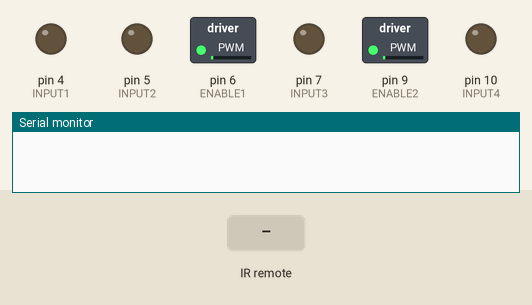
The sketch below on a simulated Arduino Uno, built with avr-gcc and run on an emulated ATmega328P. Parts: switched loads named in the sketch (green lamp = pin HIGH), output pins drawn as LEDs (lit = HIGH), the last lines printed to the serial monitor. Inputs (shaded band) come from the test bench.

Above: at 1.2 s.
1.3 s: infrared code 0xB946FF00 received
At 2.2 s:
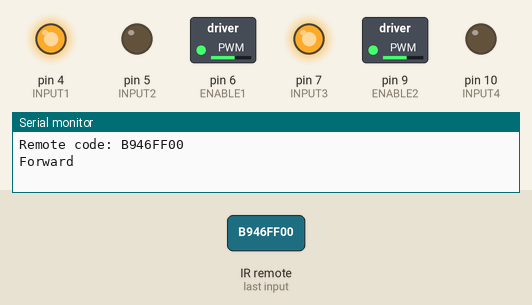
2.8 s: infrared code 0xEA15FF00 received
At 3.5 s:
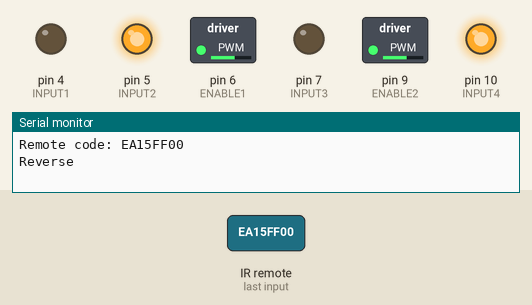
4.3 s: infrared code 0xBC43FF00 received
At 4.7 s:
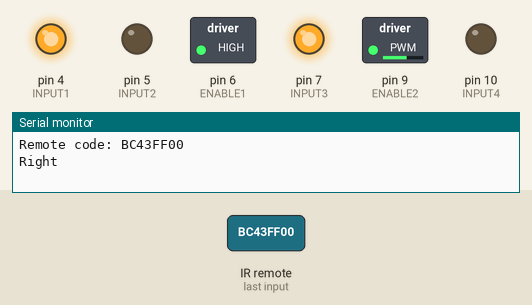
5.8 s: infrared code 0xBB44FF00 received
At 7.1 s:
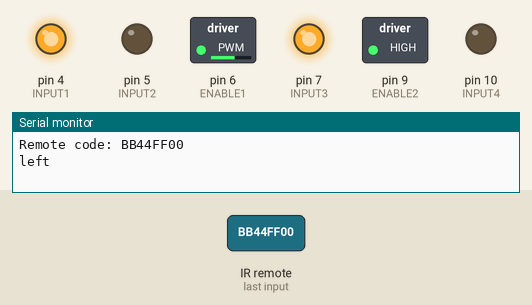
Timing chart, 0 to 8.3 s (numbered marks = the images above; inputs shaded):
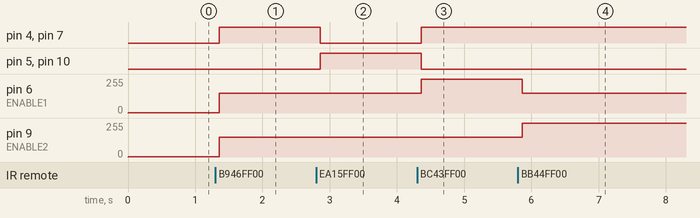

The sketch:

Experiment_4b_IR_Vehicle.ino
```cpp
// (licence header left out)
#include <IRremote.h>
//Remote code definitions
const long FORWARD = 0xB946FF00;
const long REVERSE = 0xEA15FF00;
const long RIGHT = 0xBC43FF00;
const long LEFT = 0xBB44FF00;
const long STOP = 0xBF40FF00;
const long LOW_SPEED = 0xE916FF00;
const long MEDIUM_SPEED = 0xE619FF00;
const long TOP_SPEED = 0xF20DFF00;
//pin assignments
const int RECEIVER = 12;
const int ENABLE1 = 6;
const int INPUT1 = 4;
const int INPUT2 = 5;
const int ENABLE2 = 9;
const int INPUT3 = 7;
const int INPUT4 = 10;

//variables
int vehicleSpeed = 150;
long remoteCode = 0;
String direction = "stop";


void setup() {
  pinMode(ENABLE1, OUTPUT);
  pinMode(INPUT1, OUTPUT);
  pinMode(INPUT2, OUTPUT);
  pinMode(ENABLE2, OUTPUT);
  pinMode(INPUT3, OUTPUT);
  pinMode(INPUT4, OUTPUT);
  Serial.begin(9600);  //Only needed for troubleshooting
  IrReceiver.begin(RECEIVER, ENABLE_LED_FEEDBACK);
  brake("left");
  brake("right");
}

void loop() {
  //First read the remote
  if (IrReceiver.decode()) {
    Serial.println(IrReceiver.decodedIRData.decodedRawData, HEX);  //used for debug only
    IrReceiver.printIRResultShort(&Serial); // optional use new print version
    remoteCode = IrReceiver.decodedIRData.decodedRawData;
    Serial.print("Remote code: ");
    Serial.println(remoteCode, HEX);
    switch (remoteCode) {
      case (FORWARD):
        {
          Serial.println("Forward");
          forward("left", vehicleSpeed);
          forward("right", vehicleSpeed);
          break;
        }
      case (REVERSE):
        {
          Serial.println("Reverse");
          reverse("left", vehicleSpeed);
          reverse("right", vehicleSpeed);
          break;
        }
      case (RIGHT):
        {
          Serial.println("Right");
          forward("left", 255);
          forward("right", 150);
          break;
        }
      case (LEFT):
        {
          Serial.println("left");
          forward("left", 150);
          forward("right", 255);
          break;
        }
      case (STOP):
        {
          Serial.println("Stop");
          brake("left");
          brake("right");
          break;
        }
      case (LOW_SPEED):
        {
          Serial.println("Low speed");
          vehicleSpeed = 150;
          break;
        }
      case (MEDIUM_SPEED):
        {
          Serial.println("Medium speed");
          vehicleSpeed = 200;
          break;
        }
      case (TOP_SPEED):
        {
          Serial.println("Top speed");
          vehicleSpeed = 255;
          break;
        }
      default:
        {
          //do nothing
        }
    }
    IrReceiver.resume();  // receive the next value
  }
  delay(50);
}

void forward(String motor, int speed) {

  if (motor == "left") {
    digitalWrite(ENABLE1, LOW);  //Disable H-Bridge
    digitalWrite(INPUT1, HIGH);
    digitalWrite(INPUT2, LOW);
    analogWrite(ENABLE1, speed);  //PWM to drive left motor
  } else {
    digitalWrite(ENABLE2, LOW);  //Disable H-Bridge
    digitalWrite(INPUT3, HIGH);
    digitalWrite(INPUT4, LOW);
    analogWrite(ENABLE2, speed);  //PWM to drive right motor
  }
}

//Drive motor backward at the specified speed (0 – 255)
void reverse(String motor, int speed) {
  if (motor == "left") {
    digitalWrite(ENABLE1, LOW);  //Disable H-Bridge
    digitalWrite(INPUT1, LOW);
    digitalWrite(INPUT2, HIGH);
    analogWrite(ENABLE1, speed);  //PWM to drive left motor
  } else {
    digitalWrite(ENABLE2, LOW);  //Disable H-Bridge
    digitalWrite(INPUT3, LOW);
    digitalWrite(INPUT4, HIGH);
    analogWrite(ENABLE2, speed);  //PWM to drive right motor
  }
}

//Stop motor
void brake(String motor) {
  if (motor == "left") {
    digitalWrite(ENABLE1, LOW);  //Disable H-Bridge
    digitalWrite(INPUT1, LOW);
    digitalWrite(INPUT2, LOW);
    analogWrite(ENABLE1, HIGH);  //Brake left motor
  } else {
    digitalWrite(ENABLE2, LOW);  //Disable H-Bridge
    digitalWrite(INPUT3, LOW);
    digitalWrite(INPUT4, LOW);
    analogWrite(ENABLE2, HIGH);  //Brake right motor
  }
}
```

Measured:
- after the input at 1.3 s, pin 4 (INPUT1), pin 7 (INPUT3): LOW → HIGH after 0.06 s; pin 6 (ENABLE1), pin 9 (ENABLE2): 1/255 → 150/255 after 0.06 s
- after the input at 2.8 s, pin 4 (INPUT1), pin 7 (INPUT3): HIGH → LOW after 0.06 s; pin 5 (INPUT2), pin 10 (INPUT4): LOW → HIGH after 0.06 s
- after the input at 4.3 s, pin 4 (INPUT1), pin 7 (INPUT3): LOW → HIGH after 0.06 s; pin 5 (INPUT2), pin 10 (INPUT4): HIGH → LOW after 0.06 s; pin 6 (ENABLE1): 150/255 → 255/255 after 0.06 s
- after the input at 5.8 s, pin 6 (ENABLE1): 255/255 → 150/255 after 0.06 s; pin 9 (ENABLE2): 150/255 → 255/255 after 0.06 s
